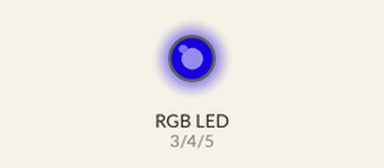
This sketch was run on a simulated Arduino Uno, built with avr-gcc and run on an emulated ATmega328P. Shown: an RGB LED mixed from three pins (HIGH = lit). Dim RGB values are drawn brighter than linear.

Above: at 0.1 s.
Timing chart, 0 to 1.6 s (numbered marks = the images above):
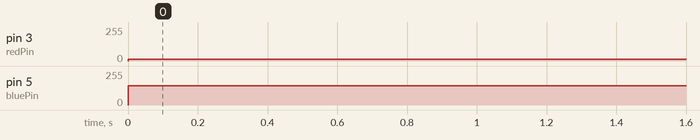

Measured:
- by itself, pin 3 (redPin): 0/255 → 15/255 at 0.00 s
- by itself, pin 5 (bluePin): 0/255 → 145/255 at 0.00 s

The sketch:

RGBLED.ino
```cpp
//Must use digitalPins
#define redPin 3
#define greenPin 4
#define bluePin 5

void setup() {
  pinMode(redPin, OUTPUT);
  pinMode(greenPin, OUTPUT);
  pinMode(bluePin, OUTPUT);
}

void loop() {
  setColor(15, 63, 145); // Set your desired color
  delay(1000);
}

void setColor(int redValue, int greenValue, int blueValue) {
  analogWrite(redPin, redValue);
  analogWrite(greenPin, greenValue);
  analogWrite(bluePin, blueValue);
}
```
